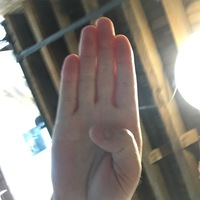
#> input picture dataset/B/B0001_test.jpg, 200 x 200 px
$ python task2.py
#> lines starting #> are read from the running program, lines starting #| are printed output that depends on the picture
# ============================================================
# TASK 2: IMAGE ACQUISITION, REPRESENTATION & IMAGE FUNDAMENTALS
# Mini Project: Sign Language Detection
# ============================================================

import os
import cv2
import numpy as np
import matplotlib.pyplot as plt
from PIL import Image


# ============================================================
# 1. PROJECT FOLDER SETUP
# ============================================================

BASE_DIR = os.path.dirname(os.path.abspath(__file__))

DATASET_DIR = os.path.join(BASE_DIR, "dataset")
OUTPUT_DIR = os.path.join(BASE_DIR, "outputs")

ACQUISITION_DIR = os.path.join(OUTPUT_DIR, "acquisition")
COLOR_DIR = os.path.join(OUTPUT_DIR, "color_spaces")
SAMPLING_DIR = os.path.join(OUTPUT_DIR, "sampling")
QUANTIZATION_DIR = os.path.join(OUTPUT_DIR, "quantization")
FORMAT_DIR = os.path.join(OUTPUT_DIR, "formats")

folders = [
    DATASET_DIR,
    OUTPUT_DIR,
    ACQUISITION_DIR,
    COLOR_DIR,
    SAMPLING_DIR,
    QUANTIZATION_DIR,
    FORMAT_DIR
]

for folder in folders:
    os.makedirs(folder, exist_ok=True)


# ============================================================
# 2. SELECT IMAGE FROM DATASET
# ============================================================

def find_first_image(folder):
    """
    Finds the first supported image inside the dataset folder.
    Searches through subfolders as well.
    """
#> called with folder = 'dataset'

    extensions = (".jpg", ".jpeg", ".png", ".bmp", ".tif", ".tiff")

    for root, dirs, files in os.walk(folder):
        for file in files:
            if file.lower().endswith(extensions):
                return os.path.join(root, file)

    return None


image_path = find_first_image(DATASET_DIR)

if image_path is None:
    print("\nERROR: No image found in the dataset folder.")
    print("Please put your sign-language images inside:")
    print(DATASET_DIR)
    print("\nExample:")
    print("dataset/A/A_001.jpg")
    exit()


print("=" * 60)
print("TASK 2 - IMAGE PROCESSING")
print("=" * 60)
print("\nSelected image:")
print(image_path)


# ============================================================
# TASK 2.3 - IMAGE ACQUISITION
# ============================================================

print("\n" + "=" * 60)
print("TASK 2.3 - IMAGE ACQUISITION")
print("=" * 60)

# Read image using OpenCV
image = cv2.imread(image_path)
#> image is the input picture: shape (200, 200, 3); mean B, G, R 124.2, 131.7, 138.9

if image is None:
    print("ERROR: Unable to read image.")
    exit()

# Convert BGR to RGB for displaying with Matplotlib
image_rgb = cv2.cvtColor(image, cv2.COLOR_BGR2RGB)

# Display original image
plt.figure(figsize=(7, 5))
plt.imshow(image_rgb)
plt.title("Original Sign Language Image")
plt.axis("off")
plt.tight_layout()
plt.show()

# Save acquired image
acquisition_path = os.path.join(
    ACQUISITION_DIR,
    "original_image.png"
)

cv2.imwrite(acquisition_path, image)

print("Image successfully acquired.")
print("Original image saved at:")
print(acquisition_path)


# ============================================================
# TASK 2.4 - IMAGE REPRESENTATION
# ============================================================

print("\n" + "=" * 60)
print("TASK 2.4 - IMAGE REPRESENTATION")
print("=" * 60)

height, width = image.shape[:2]
#> height = 200; width = 200

# Number of channels
if len(image.shape) == 3:
    channels = image.shape[2]
#> channels = 3
else:
    channels = 1

# Number of pixels
total_pixels = height * width
#> total_pixels = 40000

# Total number of values/elements
total_values = image.size
#> total_values = 120000

# Data type
data_type = image.dtype

print("\nImage Information:")
print("-" * 40)
print(f"Height              : {height} pixels")
#| Height              : 200 pixels
print(f"Width               : {width} pixels")
#| Width               : 200 pixels
print(f"Dimensions          : {height} x {width}")
#| Dimensions          : 200 x 200
print(f"Number of channels  : {channels}")
#| Number of channels  : 3
print(f"Total pixels        : {total_pixels}")
#| Total pixels        : 40000
print(f"Total image values  : {total_values}")
#| Total image values  : 120000
print(f"Data type           : {data_type}")
#| Data type           : uint8
print(f"File name           : {os.path.basename(image_path)}")

# User-specified coordinate
print("\nEnter a pixel coordinate.")
print(f"Valid X range: 0 - {width - 1}")
#| Valid X range: 0 - 199
print(f"Valid Y range: 0 - {height - 1}")
#| Valid Y range: 0 - 199

try:
    x = int(input("Enter X coordinate: "))
#> the answer given: 3
    y = int(input("Enter Y coordinate: "))
#> the answer given: 3

    if 0 <= x < width and 0 <= y < height:

        pixel_value = image[y, x]
#> pixel_value = [157, 171, 170]

        print("\nPixel Information:")
        print(f"Coordinate (X, Y) : ({x}, {y})")
        print(f"Pixel value      : {pixel_value}")
#| Pixel value      : [157 171 170]

        if channels == 3:
            print("Channel order    : BGR")
            print(f"Blue             : {pixel_value[0]}")
#| Blue             : 157
            print(f"Green            : {pixel_value[1]}")
#| Green            : 171
            print(f"Red              : {pixel_value[2]}")
#| Red              : 170

    else:
        print("Invalid coordinate.")

except ValueError:
    print("Invalid input. Please enter integer coordinates.")


# ============================================================
# TASK 2.5 - COLOR SPACE CONVERSION
# ============================================================

print("\n" + "=" * 60)
print("TASK 2.5 - COLOR SPACE CONVERSION")
print("=" * 60)

# OpenCV image is BGR
# Convert to RGB
rgb_image = cv2.cvtColor(image, cv2.COLOR_BGR2RGB)

# Convert to grayscale
gray_image = cv2.cvtColor(image, cv2.COLOR_BGR2GRAY)
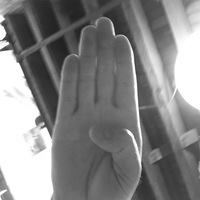
#> gray_image: shape (200, 200); min 31, max 255, mean 133

# Convert to HSV
hsv_image = cv2.cvtColor(image, cv2.COLOR_BGR2HSV)
#> hsv_image: shape (200, 200, 3); mean H, S, V 41.5, 38.2, 141.4

print("Successfully converted image into:")
print("1. RGB")
print("2. Grayscale")
print("3. HSV")

# Display all colour spaces
plt.figure(figsize=(14, 8))

plt.subplot(2, 2, 1)
plt.imshow(image_rgb)
plt.title("Original RGB Image")
plt.axis("off")

plt.subplot(2, 2, 2)
plt.imshow(gray_image, cmap="gray")
plt.title("Grayscale Image")
plt.axis("off")

plt.subplot(2, 2, 3)
plt.imshow(hsv_image)
plt.title("HSV Image")
plt.axis("off")

plt.subplot(2, 2, 4)
plt.imshow(rgb_image)
plt.title("RGB Image")
plt.axis("off")

plt.tight_layout()

color_comparison_path = os.path.join(
    COLOR_DIR,
    "color_space_comparison.png"
)

plt.savefig(color_comparison_path, dpi=300, bbox_inches="tight")
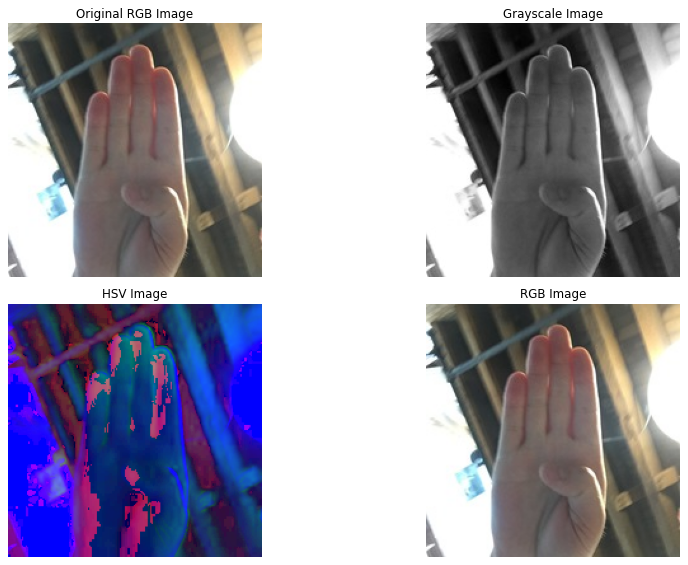
#> figure drawn by matplotlib, 4 panels
plt.show()

# Save individual images
cv2.imwrite(
    os.path.join(COLOR_DIR, "grayscale.png"),
    gray_image
)

cv2.imwrite(
    os.path.join(COLOR_DIR, "hsv.png"),
    hsv_image
)

cv2.imwrite(
    os.path.join(COLOR_DIR, "rgb.png"),
    cv2.cvtColor(rgb_image, cv2.COLOR_RGB2BGR)
)

print("\nColor space outputs saved to:")
print(COLOR_DIR)


# ============================================================
# TASK 2.6 - SAMPLING
# ============================================================

print("\n" + "=" * 60)
print("TASK 2.6 - SAMPLING")
print("=" * 60)

# Original dimensions
original_height, original_width = image.shape[:2]
#> original_height = 200; original_width = 200

# Resize to different sampling levels
image_100 = cv2.resize(
    image_rgb,
    (original_width, original_height),
    interpolation=cv2.INTER_AREA
)

image_50 = cv2.resize(
    image_rgb,
    (original_width // 2, original_height // 2),
    interpolation=cv2.INTER_AREA
)
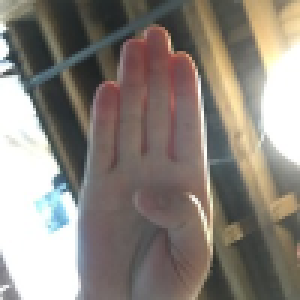
#> image_50: shape (100, 100, 3) (shown 3 times larger); mean R, G, B 139, 131.8, 124.3

image_25 = cv2.resize(
    image_rgb,
    (original_width // 4, original_height // 4),
    interpolation=cv2.INTER_AREA
)
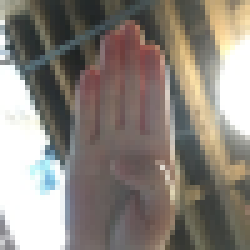
#> image_25: shape (50, 50, 3) (shown 5 times larger); mean R, G, B 138.9, 131.7, 124.2

print("\nSampling dimensions:")
print(
    f"100% : {image_100.shape[1]} x {image_100.shape[0]}"
)
#| 100% : 200 x 200
print(
    f"50%  : {image_50.shape[1]} x {image_50.shape[0]}"
)
#| 50%  : 100 x 100
print(
    f"25%  : {image_25.shape[1]} x {image_25.shape[0]}"
)
#| 25%  : 50 x 50

# Display sampling results
plt.figure(figsize=(15, 5))

plt.subplot(1, 3, 1)
plt.imshow(image_100)
plt.title("100% Sampling")
plt.axis("off")

plt.subplot(1, 3, 2)
plt.imshow(image_50)
plt.title("50% Sampling")
plt.axis("off")

plt.subplot(1, 3, 3)
plt.imshow(image_25)
plt.title("25% Sampling")
plt.axis("off")

plt.tight_layout()

sampling_path = os.path.join(
    SAMPLING_DIR,
    "sampling_comparison.png"
)

plt.savefig(sampling_path, dpi=300, bbox_inches="tight")
plt.show()

# Save individual sampling images
cv2.imwrite(
    os.path.join(SAMPLING_DIR, "sampling_100_percent.png"),
    cv2.cvtColor(image_100, cv2.COLOR_RGB2BGR)
)

cv2.imwrite(
    os.path.join(SAMPLING_DIR, "sampling_50_percent.png"),
    cv2.cvtColor(image_50, cv2.COLOR_RGB2BGR)
)

cv2.imwrite(
    os.path.join(SAMPLING_DIR, "sampling_25_percent.png"),
    cv2.cvtColor(image_25, cv2.COLOR_RGB2BGR)
)


# ============================================================
# GRAY-LEVEL QUANTIZATION
# ============================================================

print("\n" + "=" * 60)
print("GRAY-LEVEL QUANTIZATION")
print("=" * 60)

# Convert image to grayscale
gray = gray_image.astype(np.uint8)


def quantize_image(image, levels):
    """
    Quantize an 8-bit grayscale image
    into the specified number of gray levels.
    """

    step = 256 // levels

    quantized = (image // step) * step

    # Prevent values from exceeding 255
    quantized = np.clip(quantized, 0, 255)

    return quantized.astype(np.uint8)


# Create different quantized versions
quantized_256 = quantize_image(gray, 256)
quantized_128 = quantize_image(gray, 128)
quantized_64 = quantize_image(gray, 64)
quantized_32 = quantize_image(gray, 32)

print("Generated:")
print("256 gray levels")
print("128 gray levels")
print("64 gray levels")
print("32 gray levels")

# Display quantization
plt.figure(figsize=(15, 8))

plt.subplot(2, 2, 1)
plt.imshow(quantized_256, cmap="gray", vmin=0, vmax=255)
plt.title("256 Gray Levels")
plt.axis("off")

plt.subplot(2, 2, 2)
plt.imshow(quantized_128, cmap="gray", vmin=0, vmax=255)
plt.title("128 Gray Levels")
plt.axis("off")

plt.subplot(2, 2, 3)
plt.imshow(quantized_64, cmap="gray", vmin=0, vmax=255)
plt.title("64 Gray Levels")
plt.axis("off")

plt.subplot(2, 2, 4)
plt.imshow(quantized_32, cmap="gray", vmin=0, vmax=255)
plt.title("32 Gray Levels")
plt.axis("off")

plt.tight_layout()

quantization_path = os.path.join(
    QUANTIZATION_DIR,
    "quantization_comparison.png"
)

plt.savefig(quantization_path, dpi=300, bbox_inches="tight")
plt.show()

# Save quantized images
cv2.imwrite(
    os.path.join(QUANTIZATION_DIR, "256_levels.png"),
    quantized_256
)

cv2.imwrite(
    os.path.join(QUANTIZATION_DIR, "128_levels.png"),
    quantized_128
)

cv2.imwrite(
    os.path.join(QUANTIZATION_DIR, "64_levels.png"),
    quantized_64
)

cv2.imwrite(
    os.path.join(QUANTIZATION_DIR, "32_levels.png"),
    quantized_32
)


# ============================================================
# TASK 2.7 - IMAGE FILE FORMATS
# ============================================================

print("\n" + "=" * 60)
print("TASK 2.7 - IMAGE FILE FORMATS")
print("=" * 60)

# Save same image in BMP, PNG and JPEG
bmp_path = os.path.join(
    FORMAT_DIR,
    "sign_image.bmp"
)

png_path = os.path.join(
    FORMAT_DIR,
    "sign_image.png"
)

jpeg_path = os.path.join(
    FORMAT_DIR,
    "sign_image.jpg"
)

# Save using OpenCV
cv2.imwrite(bmp_path, image)
cv2.imwrite(png_path, image)
cv2.imwrite(
    jpeg_path,
    image,
    [cv2.IMWRITE_JPEG_QUALITY, 95]
)

# Get file sizes
bmp_size = os.path.getsize(bmp_path)
png_size = os.path.getsize(png_path)
jpeg_size = os.path.getsize(jpeg_path)


def convert_size(size_bytes):
    """
    Convert bytes into KB.
    """
    return size_bytes / 1024


bmp_kb = convert_size(bmp_size)
png_kb = convert_size(png_size)
jpeg_kb = convert_size(jpeg_size)

print("\nFile Format Comparison:")
print("-" * 50)

print(
    f"BMP  : {bmp_kb:.2f} KB"
)

print(
    f"PNG  : {png_kb:.2f} KB"
)

print(
    f"JPEG : {jpeg_kb:.2f} KB"
)

# Create format comparison figure
bmp_display = cv2.cvtColor(
    cv2.imread(bmp_path),
    cv2.COLOR_BGR2RGB
)

png_display = cv2.cvtColor(
    cv2.imread(png_path),
    cv2.COLOR_BGR2RGB
)

jpeg_display = cv2.cvtColor(
    cv2.imread(jpeg_path),
    cv2.COLOR_BGR2RGB
)

plt.figure(figsize=(15, 5))

plt.subplot(1, 3, 1)
plt.imshow(bmp_display)
plt.title(f"BMP\n{bmp_kb:.2f} KB")
plt.axis("off")

plt.subplot(1, 3, 2)
plt.imshow(png_display)
plt.title(f"PNG\n{png_kb:.2f} KB")
plt.axis("off")

plt.subplot(1, 3, 3)
plt.imshow(jpeg_display)
plt.title(f"JPEG\n{jpeg_kb:.2f} KB")
plt.axis("off")

plt.tight_layout()

format_comparison_path = os.path.join(
    FORMAT_DIR,
    "format_comparison.png"
)

plt.savefig(
    format_comparison_path,
    dpi=300,
    bbox_inches="tight"
)

plt.show()


# ============================================================
# FILE SIZE BAR GRAPH
# ============================================================

formats = ["BMP", "PNG", "JPEG"]
sizes = [bmp_kb, png_kb, jpeg_kb]

plt.figure(figsize=(8, 5))

plt.bar(formats, sizes)

plt.title("Image File Size Comparison")
plt.xlabel("Image Format")
plt.ylabel("File Size (KB)")

for i, size in enumerate(sizes):
    plt.text(
        i,
        size,
        f"{size:.2f} KB",
        ha="center",
        va="bottom"
    )

plt.tight_layout()

file_size_graph_path = os.path.join(
    FORMAT_DIR,
    "file_size_comparison.png"
)

plt.savefig(
    file_size_graph_path,
    dpi=300,
    bbox_inches="tight"
)
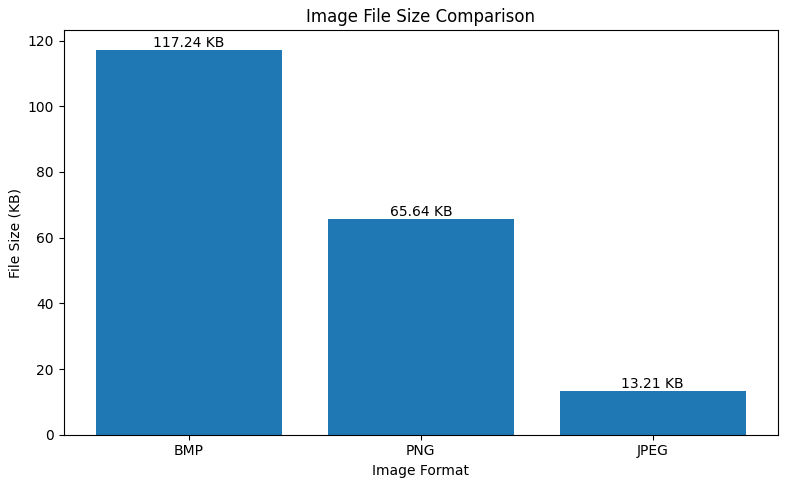
#> figure drawn by matplotlib, 1 panel; tallest bar 117.2 high, from x = -0.4 to 0.4

plt.show()


# ============================================================
# TASK 2 SUMMARY
# ============================================================

print("\n" + "=" * 60)
print("TASK 2 COMPLETED SUCCESSFULLY")
print("=" * 60)

print("\nOutputs generated in:")
print(OUTPUT_DIR)

print("\nFolders created:")
print("1. acquisition/")
print("2. color_spaces/")
print("3. sampling/")
print("4. quantization/")
print("5. formats/")

print("\nKey observations:")
print("- Sampling reduces spatial resolution and image detail.")
print("- Lower sampling levels make fine hand/finger details less visible.")
print("- Quantization reduces the number of available intensity levels.")
print("- Lower gray-level quantization produces visible intensity banding.")
print("- BMP generally requires more storage because it has little/no compression.")
print("- PNG uses lossless compression and preserves image information.")
print("- JPEG uses lossy compression and may introduce compression artifacts.")

print("\nAll Task 2 operations have been completed.")
